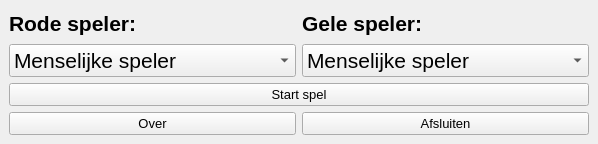
<?xml version="1.0" encoding="UTF-8"?>
<ui version="4.0">
 <class>MenuWindow</class>
 <widget class="QMainWindow" name="MenuWindow">
  <property name="geometry">
   <rect>
    <x>0</x>
    <y>0</y>
    <width>584</width>
    <height>144</height>
   </rect>
  </property>
  <property name="font">
   <font>
    <family>Arial</family>
    <pointsize>10</pointsize>
   </font>
  </property>
  <property name="windowTitle">
   <string>IntelliCon</string>
  </property>
  <property name="windowIcon">
   <iconset resource="resources.qrc">
    <normaloff>:/icons/icon.png</normaloff>:/icons/icon.png</iconset>
  </property>
  <widget class="QWidget" name="centralwidget">
   <layout class="QVBoxLayout" name="verticalLayout">
    <item>
     <layout class="QHBoxLayout" name="hlayoutPlayers">
      <item>
       <layout class="QVBoxLayout" name="vlayoutP1">
        <item>
         <widget class="QLabel" name="labelP1">
          <property name="font">
           <font>
            <pointsize>16</pointsize>
            <weight>75</weight>
            <bold>true</bold>
           </font>
          </property>
          <property name="text">
           <string>Rode speler:</string>
          </property>
         </widget>
        </item>
        <item>
         <widget class="QComboBox" name="comboP1Type">
          <property name="font">
           <font>
            <family>Arial</family>
            <pointsize>16</pointsize>
           </font>
          </property>
          <item>
           <property name="text">
            <string>Menselijke speler</string>
           </property>
          </item>
          <item>
           <property name="text">
            <string>Domme computer</string>
           </property>
          </item>
          <item>
           <property name="text">
            <string>Makkelijke computer</string>
           </property>
          </item>
          <item>
           <property name="text">
            <string>Gemiddelde computer</string>
           </property>
          </item>
          <item>
           <property name="text">
            <string>Moeilijke computer</string>
           </property>
          </item>
          <item>
           <property name="text">
            <string>Perfect spelende computer</string>
           </property>
          </item>
         </widget>
        </item>
       </layout>
      </item>
      <item>
       <layout class="QVBoxLayout" name="vlayoutP2">
        <item>
         <widget class="QLabel" name="labelP2">
          <property name="font">
           <font>
            <pointsize>16</pointsize>
            <weight>75</weight>
            <bold>true</bold>
           </font>
          </property>
          <property name="text">
           <string>Gele speler:</string>
          </property>
         </widget>
        </item>
        <item>
         <widget class="QComboBox" name="comboP2Type">
          <property name="font">
           <font>
            <family>Arial</family>
            <pointsize>16</pointsize>
           </font>
          </property>
          <item>
           <property name="text">
            <string>Menselijke speler</string>
           </property>
          </item>
          <item>
           <property name="text">
            <string>Domme computer</string>
           </property>
          </item>
          <item>
           <property name="text">
            <string>Makkelijke computer</string>
           </property>
          </item>
          <item>
           <property name="text">
            <string>Gemiddelde computer</string>
           </property>
          </item>
          <item>
           <property name="text">
            <string>Moeilijke computer</string>
           </property>
          </item>
          <item>
           <property name="text">
            <string>Perfect spelende computer</string>
           </property>
          </item>
         </widget>
        </item>
       </layout>
      </item>
     </layout>
    </item>
    <item>
     <widget class="QPushButton" name="buttonStartGame">
      <property name="focusPolicy">
       <enum>Qt::NoFocus</enum>
      </property>
      <property name="text">
       <string>Start spel</string>
      </property>
     </widget>
    </item>
    <item>
     <layout class="QHBoxLayout" name="hlayoutBottom">
      <item>
       <widget class="QPushButton" name="buttonAbout">
        <property name="focusPolicy">
         <enum>Qt::NoFocus</enum>
        </property>
        <property name="text">
         <string>Over</string>
        </property>
       </widget>
      </item>
      <item>
       <widget class="QPushButton" name="buttonQuit">
        <property name="focusPolicy">
         <enum>Qt::NoFocus</enum>
        </property>
        <property name="text">
         <string>Afsluiten</string>
        </property>
       </widget>
      </item>
     </layout>
    </item>
   </layout>
  </widget>
 </widget>
 <resources>
  <include location="resources.qrc"/>
 </resources>
 <connections/>
</ui>
